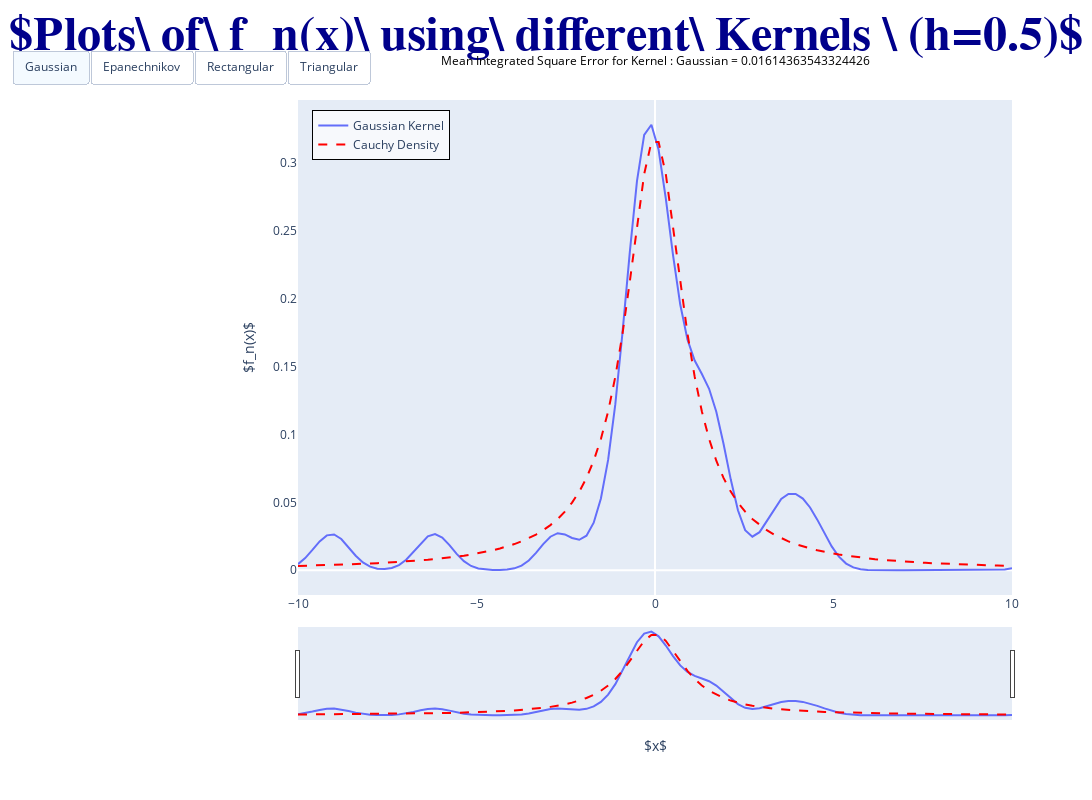

Notebook source saved alongside this figure:
### Markdown cell above
## n=30

### Code cell
plot_function(sample3,h=0.5)
